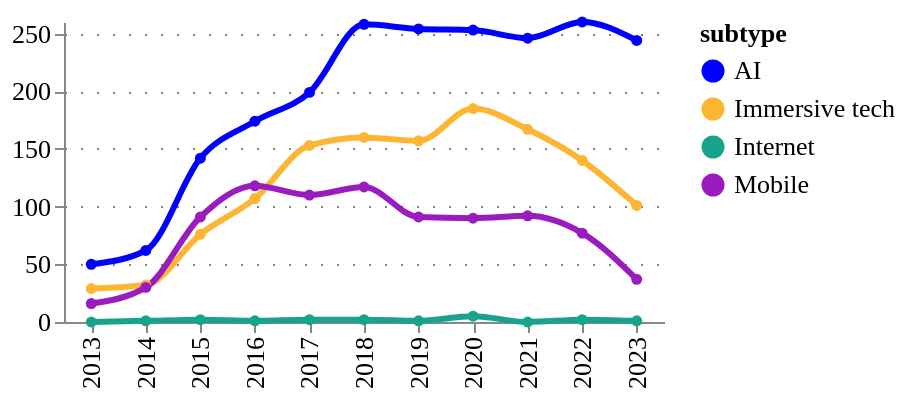

Write notebook code for a chart like this one.
### Code cell
fig = pu.ts_smooth(
    tech_subtype_ts,
    ["AI", "Immersive tech", "Internet", "Mobile"],
    variable= "counts",
    variable_title = "",
    category_column = column,
    width = 300,
    height = 150,
    legend_orient='right',
)
pu.configure_plots(fig)

### Figure 1 — Vega-Lite specification as saved in the notebook (floating-point values rounded to 4 significant figures)
{"config": {"title": {"font": "Averta", "anchor": "start"}, "subtitle": {"font": "Averta"}, "axis": {"labelFont": "Averta", "titleFont": "Averta", "gridColor": "grey", "gridDash": [1, 7], "labelFontSize": 13, "titleFontSize": 13}, "header": {"labelFont": "Averta", "titleFont": "Averta"}, "legend": {"labelFont": "Averta", "titleFont": "Averta", "labelFontSize": 13, "titleFontSize": 13}, "range": {"category": ["#0000FF", "#FDB633", "#18A48C", "#9A1BBE", "#EB003B", "#FF6E47", "#646363", "#0F294A", "#97D9E3", "#A59BEE", "#F6A4B7", "#D2C9C0", "#FFFFFF", "#000000"], "ordinal": {"scheme": ["#0000FF", "#FDB633", "#18A48C", "#9A1BBE", "#EB003B", "#FF6E47", "#646363", "#0F294A", "#97D9E3", "#A59BEE", "#F6A4B7", "#D2C9C0", "#FFFFFF", "#000000"]}}, "view": {"strokeWidth": 0}}, "data": {"name": "data-1dbb5c04928ab6d0dbd46734cd31e132"}, "mark": {"type": "line", "interpolate": "monotone", "point": {"filled": true, "size": 30}, "size": 3, "strokeDash": [0]}, "encoding": {"color": {"field": "subtype", "legend": {"orient": "right"}, "type": "nominal"}, "tooltip": [{"field": "year", "title": "Year", "type": "ordinal"}, {"field": "subtype", "type": "nominal"}, {"field": "counts", "format": ".3f", "title": "", "type": "quantitative"}], "x": {"field": "year", "title": "", "type": "ordinal"}, "y": {"field": "counts", "title": "", "type": "quantitative"}}, "height": 150, "title": {"anchor": "start", "text": "", "fontSize": 14, "subtitle": "", "subtitleFont": "Averta", "subtitleFontSize": 13}, "width": 300, "$schema": "https://vega.github.io/schema/vega-lite/v4.17.0.json", "datasets": {"data-1dbb5c04928ab6d0dbd46734cd31e132": [{"year": 2013, "subtype": "AI", "counts": 50.0}, {"year": 2014, "subtype": "AI", "counts": 62.0}, {"year": 2015, "subtype": "AI", "counts": 142.0}, {"year": 2016, "subtype": "AI", "counts": 174.0}, {"year": 2017, "subtype": "AI", "counts": 199.0}, {"year": 2018, "subtype": "AI", "counts": 258.0}, {"year": 2019, "subtype": "AI", "counts": 254.0}, {"year": 2020, "subtype": "AI", "counts": 253.0}, {"year": 2021, "subtype": "AI", "counts": 246.0}, {"year": 2022, "subtype": "AI", "counts": 260.0}, {"year": 2023, "subtype": "AI", "counts": 244.0}, {"year": 2013, "subtype": "Immersive tech", "counts": 29.0}, {"year": 2014, "subtype": "Immersive tech", "counts": 32.0}, {"year": 2015, "subtype": "Immersive tech", "counts": 76.0}, {"year": 2016, "subtype": "Immersive tech", "counts": 107.0}, {"year": 2017, "subtype": "Immersive tech", "counts": 153.0}, {"year": 2018, "subtype": "Immersive tech", "counts": 160.0}, {"year": 2019, "subtype": "Immersive tech", "counts": 157.0}, {"year": 2020, "subtype": "Immersive tech", "counts": 185.0}, {"year": 2021, "subtype": "Immersive tech", "counts": 167.0}, {"year": 2022, "subtype": "Immersive tech", "counts": 140.0}, {"year": 2023, "subtype": "Immersive tech", "counts": 101.0}, {"year": 2013, "subtype": "Internet", "counts": 0.0}, {"year": 2014, "subtype": "Internet", "counts": 1.0}, {"year": 2015, "subtype": "Internet", "counts": 2.0}, {"year": 2016, "subtype": "Internet", "counts": 1.0}, {"year": 2017, "subtype": "Internet", "counts": 2.0}, {"year": 2018, "subtype": "Internet", "counts": 2.0}, {"year": 2019, "subtype": "Internet", "counts": 1.0}, {"year": 2020, "subtype": "Internet", "counts": 5.0}, {"year": 2021, "subtype": "Internet", "counts": 0.0}, {"year": 2022, "subtype": "Internet", "counts": 2.0}, {"year": 2023, "subtype": "Internet", "counts": 1.0}, {"year": 2013, "subtype": "Mobile", "counts": 16.0}, {"year": 2014, "subtype": "Mobile", "counts": 30.0}, {"year": 2015, "subtype": "Mobile", "counts": 91.0}, {"year": 2016, "subtype": "Mobile", "counts": 118.0}, {"year": 2017, "subtype": "Mobile", "counts": 110.0}, {"year": 2018, "subtype": "Mobile", "counts": 117.0}, {"year": 2019, "subtype": "Mobile", "counts": 91.0}, {"year": 2020, "subtype": "Mobile", "counts": 90.0}, {"year": 2021, "subtype": "Mobile", "counts": 92.0}, {"year": 2022, "subtype": "Mobile", "counts": 77.0}, {"year": 2023, "subtype": "Mobile", "counts": 37.0}]}}
